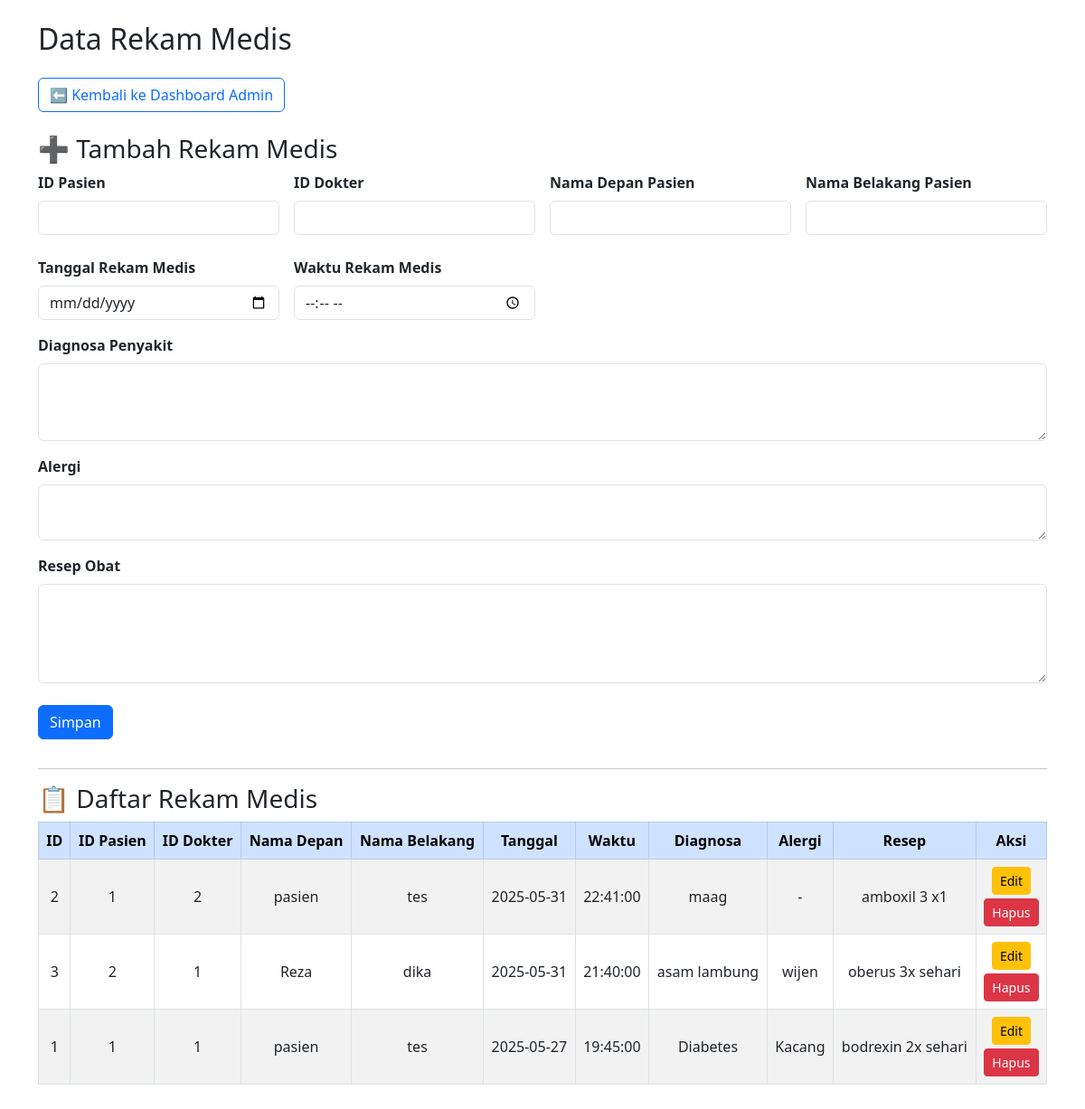
/admin/rekam_medis.php, run on the app's committed database.
### tables this page shows
CREATE TABLE `prestb` (
  `presID` int NOT NULL,
  `pid` int DEFAULT NULL,
  `dokter_id` int DEFAULT NULL,
  `fname` varchar(100) DEFAULT NULL,
  `lname` varchar(100) DEFAULT NULL,
  `appdate` date DEFAULT NULL,
  `apptime` time DEFAULT NULL,
  `disease` varchar(255) DEFAULT NULL,
  `allergy` varchar(255) DEFAULT NULL,
  `prescription` text
);

### admin/rekam_medis.php (the view, shortened to what this page needs)
<?php
include '../config.php';
$edit_mode = false;
$pid = $dokter_id = $fname = $lname = $appdate = $apptime = $disease = $allergy = $prescription = "";
$query = "SELECT presID, pid, dokter_id, fname, lname, appdate, apptime, disease, allergy, prescription FROM prestb ORDER BY appdate DESC";
$result = $conn->query($query);
?>
<!DOCTYPE html>
<html lang="id">
<head>
    <link href="https://cdn.jsdelivr.net/npm/bootstrap@5.3.0/dist/css/bootstrap.min.css" rel="stylesheet" />
</head>
<body>
<div class="container my-4">
    <h2 class="mb-4">Data Rekam Medis</h2>
    <a href="../admin_dashboard.php" class="btn btn-outline-primary mb-4">⬅️ Kembali ke Dashboard Admin</a>
    <div class="form-section">
        <h3><?= $edit_mode ? "✏️ Edit" : "➕ Tambah" ?> Rekam Medis</h3>
        <form method="post" action="">
            <div class="row g-3">
                <div class="col-md-3">
                    <label for="pid" class="form-label">ID Pasien</label>
                    <input type="number" class="form-control" name="pid" id="pid" value="<?= ($pid) ?>" required>
                </div>
                <div class="col-md-3">
                    <label for="dokter_id" class="form-label">ID Dokter</label>
                    <input type="number" class="form-control" name="dokter_id" id="dokter_id" value="<?= ($dokter_id) ?>" required>
                </div>
                <div class="col-md-3">
                    <label for="fname" class="form-label">Nama Depan Pasien</label>
                    <input type="text" class="form-control" name="fname" id="fname" value="<?= ($fname) ?>" required>
                </div>
                <div class="col-md-3">
                    <label for="lname" class="form-label">Nama Belakang Pasien</label>
                    <input type="text" class="form-control" name="lname" id="lname" value="<?= ($lname) ?>" required>
                </div>
            </div>
            <div class="row g-3 mt-2">
                <div class="col-md-3">
                    <label for="appdate" class="form-label">Tanggal Rekam Medis</label>
                    <input type="date" class="form-control" name="appdate" id="appdate" value="<?= ($appdate) ?>" required>
                </div>
                <div class="col-md-3">
                    <label for="apptime" class="form-label">Waktu Rekam Medis</label>
                    <input type="time" class="form-control" name="apptime" id="apptime" value="<?= ($apptime) ?>" required>
                </div>
            </div>
            <div class="mt-3">
                <label for="disease" class="form-label">Diagnosa Penyakit</label>
                <textarea name="disease" id="disease" rows="3" class="form-control" required><?= ($disease) ?></textarea>
            </div>
            <div class="mt-3">
                <label for="allergy" class="form-label">Alergi</label>
                <textarea name="allergy" id="allergy" rows="2" class="form-control"><?= ($allergy) ?></textarea>
            </div>
            <div class="mt-3">
                <label for="prescription" class="form-label">Resep Obat</label>
                <textarea name="prescription" id="prescription" rows="4" class="form-control"><?= ($prescription) ?></textarea>
            </div>
            <div class="mt-4">
                <button type="submit" class="btn btn-primary"><?= $edit_mode ? "Update" : "Simpan" ?></button>
            </div>
        </form>
    </div>
    <hr>
    <div class="table-responsive">
        <h3>📋 Daftar Rekam Medis</h3>
        <table class="table table-bordered table-striped align-middle text-center">
            <thead class="table-primary">
                <tr>
                    <th>ID</th>
                    <th>ID Pasien</th>
                    <th>ID Dokter</th>
                    <th>Nama Depan</th>
                    <th>Nama Belakang</th>
                    <th>Tanggal</th>
                    <th>Waktu</th>
                    <th>Diagnosa</th>
                    <th>Alergi</th>
                    <th>Resep</th>
                    <th>Aksi</th>
                </tr>
            </thead>
            <tbody>
            <?php if ($result && $result->num_rows > 0): ?>
                <?php while ($row = $result->fetch_assoc()): ?>
                    <tr>
                        <td><?= ($row['presID']) ?></td>
                        <td><?= ($row['pid']) ?></td>
                        <td><?=($row['dokter_id']) ?></td>
                        <td><?= ($row['fname']) ?></td>
                        <td><?= ($row['lname']) ?></td>
                        <td><?= ($row['appdate']) ?></td>
                        <td><?= ($row['apptime']) ?></td>
                        <td><?= ($row['disease']) ?></td>
                        <td><?= ($row['allergy']) ?></td>
                        <td><?= ($row['prescription']) ?></td>
                        <td>
                            <a href="?edit=<?= ($row['presID']) ?>" class="btn btn-sm btn-warning mb-1">Edit</a><br>
                            <a href="?delete=<?= ($row['presID']) ?>" class="btn btn-sm btn-danger" onclick="return confirm('Yakin ingin hapus rekam medis ini?');">Hapus</a>
                        </td>
                    </tr>
                <?php endwhile; ?>
            <?php else: ?>
                <tr><td colspan="11">Tidak ada data rekam medis.</td></tr>
            <?php endif; ?>
            </tbody>
        </table>
    </div>
</div>
</body>
</html>

### admin/rekam_medis.php (style rules this page uses)
textarea { resize: vertical; }
.form-label { font-weight: 600; }
.form-section { margin-bottom: 2rem; }

### data on the page
prestb: presID "2", pid "1", dokter "2", fname "pasien", lname "tes", appdate "2025-05-31", apptime "22:41:00", disease "maag", allergy "-", prescription "amboxil 3 x1"
prestb: presID "3", pid "2", dokter "1", fname "Reza", lname "dika", appdate "2025-05-31", apptime "21:40:00", disease "asam lambung", allergy "wijen", prescription "oberus 3x sehari"
prestb: presID "1", pid "1", dokter "1", fname "pasien", lname "tes", appdate "2025-05-27", apptime "19:45:00", disease "Diabetes", allergy "Kacang", prescription "bodrexin 2x sehari"
